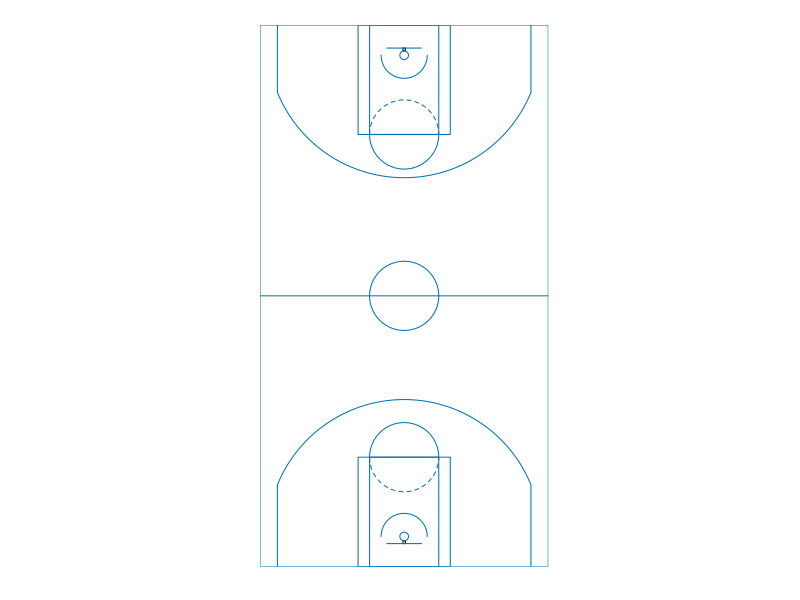

Generate this figure with R:
#citation: we pulled and edited code from: https://gist.github.com/edkupfer/6259635
#original code drew a full court, we only wanted half court to plot shots


library(lattice)

xyplot(NA~NA,ylab='',xlab='',aspect='iso',xlim=c(-25,25),ylim=c(-47,47),
       ### remove outside box and ticks, there must be a better way:
       par.settings = list(axis.line = list(col = "transparent")), par.box = c(col = "transparent"),
       scales=list(draw=F),
       panel=function(...){
         #outside box:
         panel.lines(x=c(-25,-25,25,25,-25),y=c(-47,47,47,-47,-47))
         #halfcourt line
         panel.lines(x=c(-25,25),y=c(0,0))
         #solid FT semicircle above FT line:
         panel.lines(x=c(-6000:(-1)/1000,1:6000/1000),y=c(-28+sqrt(6^2-c(-6000:(-1)/1000,1:6000/1000)^2)))
         panel.lines(x=c(-6000:(-1)/1000,1:6000/1000),y=c(28-sqrt(6^2-c(-6000:(-1)/1000,1:6000/1000)^2)))
         #dashed FT semicircle below FT line:
         panel.lines(x=c(-6000:(-1)/1000,1:6000/1000),y=c(-28-sqrt(6^2-c(-6000:(-1)/1000,1:6000/1000)^2)),lty=2)
         panel.lines(x=c(-6000:(-1)/1000,1:6000/1000),y=c(28+sqrt(6^2-c(-6000:(-1)/1000,1:6000/1000)^2)),lty=2)
         #key:
         panel.lines(x=c(-8,-8,8,8,-8),y=c(-47,-28,-28,-47,-47))
         panel.lines(x=c(-8,-8,8,8,-8),y=c(47,28,28,47,47))
         #box inside the key:
         panel.lines(x=c(-6,-6,6,6,-6),y=c(-47,-28,-28,-47,-47))
         panel.lines(x=c(-6,-6,6,6,-6),y=c(47,28,28,47,47))
         # restricted area semicircle:
         panel.lines(x=c(-47000:(-1)/1000,1:4000/1000),y=c(1.25+sqrt(4^2-c(-47000:(-1)/1000,1:4000/1000)^2))-43)
         panel.lines(x=c(-47000:(-1)/1000,1:4000/1000),y=c(1.25-sqrt(4^2-c(-47000:(-1)/1000,1:4000/1000)^2))+40.5)
         # halfcourt semicircle:
         panel.lines(x=c(-6000:(-1)/1000,1:6000/1000),y=c(-sqrt(6^2-c(-6000:(-1)/1000,1:6000/1000)^2)))
         panel.lines(x=c(-6000:(-1)/1000,1:6000/1000),y=c(sqrt(6^2-c(-6000:(-1)/1000,1:6000/1000)^2)))
         # rim:
         panel.rect(-5/24,-43,5/24,54/12-47)
         panel.rect(-5/24,43,5/24,47-54/12)
         panel.lines(x=c(-750:(-1)/1000,1:750/1000,750:1/1000,-1:-750/1000),y=c(c(1.25+sqrt(0.75^2-c(-750:(-1)/1000,1:750/1000)^2)),c(1.25-sqrt(0.75^2-c(750:1/1000,-1:-750/1000)^2)))-43)
         panel.lines(x=c(-750:(-1)/1000,1:750/1000,750:1/1000,-1:-750/1000),y=c(c(1.25-sqrt(0.75^2-c(-750:(-1)/1000,1:750/1000)^2)),c(1.25+sqrt(0.75^2-c(750:1/1000,-1:-750/1000)^2)))+40.5)
         #backboard:
         panel.lines(x=c(-3,3),y=c(-43,-43))
         panel.lines(x=c(-3,3),y=c(43,43))
         #three-point line:
         panel.lines(x=c(-22,-22,-22000:(-1)/1000,1:22000/1000,22,22),y=c(-43,169/12-43,1.25+sqrt(23.75^2-c(-22000:(-1)/1000,1:22000/1000)^2),169/12-43,-43)-43)
         panel.lines(x=c(-22,-22,-22000:(-1)/1000,1:22000/1000,22,22),y=c(43,169/12+43,1.25-sqrt(23.75^2-c(-22000:(-1)/1000,1:22000/1000)^2),169/12+43,43)+43)
       })


